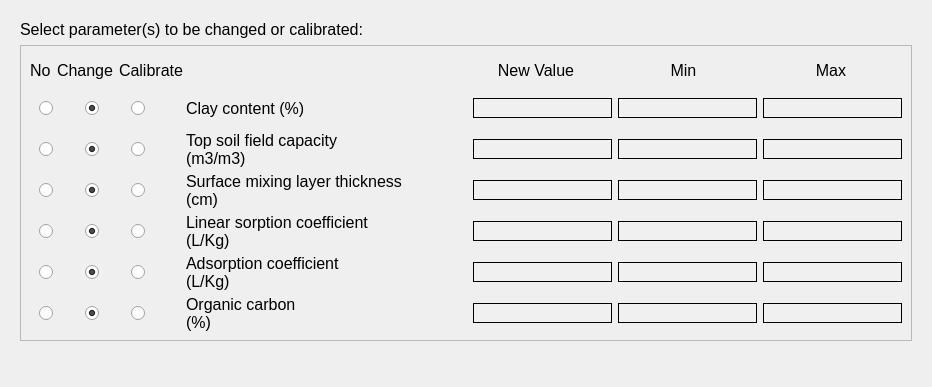
<?xml version="1.0" encoding="UTF-8"?>
<ui version="4.0">
 <class>Dialog</class>
 <widget class="QDialog" name="Dialog">
  <property name="geometry">
   <rect>
    <x>0</x>
    <y>0</y>
    <width>932</width>
    <height>387</height>
   </rect>
  </property>
  <property name="windowTitle">
   <string>Dialog</string>
  </property>
  <property name="styleSheet">
   <string notr="true">QLabel {
    font-family: 'Georgia'; /* Cambiar la fuente a Georgia */
    font-size: 16px; /* Cambiar el tamaño de la fuente */
    color: #000000; /* Color del texto (blanco) */
}

QLineEdit {
    font-family: 'Georgia'; /* Cambiar la fuente a Georgia */
    font-size: 14px; /* Cambiar el tamaño de la fuente */
    color: #000000; /* Color del texto (blanco) */
    background-color: #f0f0f0; /* Color de fondo del QLineEdit */
    border: 1px solid #000000; /* Borde blanco */
}

QComboBox {
    font-family: 'Georgia'; /* Cambiar la fuente a Georgia */
    font-size: 14px; /* Cambiar el tamaño de la fuente */
    color: #000000; /* Color del texto (blanco) */
    background-color: #cfd4da; /* Fondo oscuro del ComboBox */
}

QRadioButton {
    font-family: 'Georgia'; /* Cambiar la fuente a Georgia */
    font-size: 14px; /* Cambiar el tamaño de la fuente */
    color: #000000; /* Color del texto (blanco) */
}

QCheckBox {
    font-family: 'Georgia'; /* Cambiar la fuente a Georgia */
    font-size: 14px; /* Cambiar el tamaño de la fuente */
    color: #000000; /* Color del texto (blanco) */
}

/* Cambiar la fuente y estilo de los QPushButton */
QPushButton {
    font-family: 'Georgia'; /* Cambiar la fuente */
    font-size: 14px; /* Cambiar el tamaño de la fuente */
    color: #000000; /* Color del texto negro */
    background-color: #cfd4da; /* Fondo gris claro */
    border: 1px solid #a1a6ad; /* Borde gris medio */
    border-radius: 5px; /* Bordes redondeados */
    padding: 5px; /* Espaciado interno */
}

/* Estilo cuando el ratón pasa sobre el botón */
QPushButton:hover {
    color: #000000; /* Mantener el texto negro */
    background-color: #b7bcc3; /* Fondo gris un poco más oscuro al pasar el mouse */
}

/* Estilo cuando el botón está presionado */
QPushButton:pressed {
    background-color: #a6acb3; /* Fondo ligeramente más oscuro al presionar */
    color: #000000; /* Mantener el texto negro cuando se presiona */
}



/* Estilo general para QTableWidget y QTableView */
QTableWidget, QTableView {
    font-family: 'Georgia'; /* Cambiar la fuente a Georgia */
    font-size: 14px; /* Tamaño de la fuente */
    color: #000000; /* Color del texto negro */
    background-color: #e6e9ed; /* Fondo gris claro para la tabla */
    gridline-color: #a1a6ad; /* Color de las líneas de la tabla (gris medio) */
    selection-background-color: #b7bcc3; /* Color de fondo cuando se selecciona una celda (gris suave) */
    selection-color: #000000; /* Color del texto cuando la celda está seleccionada (negro) */
}

/* Estilo para el encabezado horizontal de la tabla */
QHeaderView::section {
    font-family: 'Georgia'; /* Cambiar la fuente a Georgia */
    font-size: 14px; /* Tamaño de la fuente */
    color: #000000; /* Color del texto negro */
    background-color: #cfd4da; /* Fondo gris claro del encabezado */
    border: 1px solid #a1a6ad; /* Borde gris medio entre las secciones */
    padding: 4px; /* Espaciado interno en el encabezado */
}

/* Estilo para las celdas de la tabla al pasar el mouse */
QTableWidget::item:hover, QTableView::item:hover {
    background-color: #b7bcc3; /* Fondo gris suave al pasar el mouse */
    color: #000000; /* Mantener el texto negro */
}

/* Estilo para las celdas cuando están seleccionadas */
QTableWidget::item:selected, QTableView::item:selected {
    background-color: #a6acb3; /* Fondo gris intermedio cuando está seleccionado */
    color: #000000; /* Texto negro cuando está seleccionado */
}

/* Ajustar el tamaño de las celdas */
QTableWidget::item, QTableView::item {
    padding: 4px; /* Espaciado interno de las celdas */
}

/* Estilo para el borde inferior de la tabla */
QTableCornerButton::section {
    background-color: #cfd4da; /* Fondo del botón de esquina */
    border: 1px solid #a1a6ad; /* Borde gris medio del botón de esquina */
}</string>
  </property>
  <layout class="QGridLayout" name="gridLayout">
   <item row="0" column="0">
    <widget class="QScrollArea" name="scrollArea_2">
     <property name="styleSheet">
      <string notr="true"/>
     </property>
     <property name="frameShape">
      <enum>QFrame::NoFrame</enum>
     </property>
     <property name="widgetResizable">
      <bool>true</bool>
     </property>
     <widget class="QWidget" name="scrollAreaWidgetContents_2">
      <property name="geometry">
       <rect>
        <x>0</x>
        <y>0</y>
        <width>914</width>
        <height>369</height>
       </rect>
      </property>
      <layout class="QGridLayout" name="gridLayout_71">
       <item row="1" column="0">
        <widget class="QLabel" name="label_100">
         <property name="text">
          <string>Select parameter(s) to be changed or calibrated:</string>
         </property>
        </widget>
       </item>
       <item row="3" column="0">
        <spacer name="verticalSpacer">
         <property name="orientation">
          <enum>Qt::Vertical</enum>
         </property>
         <property name="sizeHint" stdset="0">
          <size>
           <width>20</width>
           <height>40</height>
          </size>
         </property>
        </spacer>
       </item>
       <item row="2" column="0" colspan="2">
        <widget class="QFrame" name="frame_51">
         <property name="frameShape">
          <enum>QFrame::StyledPanel</enum>
         </property>
         <property name="frameShadow">
          <enum>QFrame::Raised</enum>
         </property>
         <layout class="QGridLayout" name="gridLayout_70">
          <item row="2" column="0" colspan="2">
           <layout class="QHBoxLayout" name="horizontalLayout_114">
            <item>
             <widget class="QFrame" name="frame_46">
              <property name="minimumSize">
               <size>
                <width>150</width>
                <height>0</height>
               </size>
              </property>
              <property name="frameShape">
               <enum>QFrame::NoFrame</enum>
              </property>
              <property name="frameShadow">
               <enum>QFrame::Raised</enum>
              </property>
              <layout class="QGridLayout" name="gridLayout_65">
               <item row="0" column="0">
                <layout class="QHBoxLayout" name="horizontalLayout_101">
                 <item>
                  <widget class="QRadioButton" name="no_clay">
                   <property name="text">
                    <string/>
                   </property>
                   <property name="checked">
                    <bool>false</bool>
                   </property>
                  </widget>
                 </item>
                 <item>
                  <widget class="QRadioButton" name="change_clay">
                   <property name="text">
                    <string/>
                   </property>
                   <property name="checked">
                    <bool>true</bool>
                   </property>
                  </widget>
                 </item>
                 <item>
                  <widget class="QRadioButton" name="calibrate_clay">
                   <property name="text">
                    <string/>
                   </property>
                  </widget>
                 </item>
                </layout>
               </item>
              </layout>
             </widget>
            </item>
            <item>
             <widget class="QLabel" name="label_114">
              <property name="minimumSize">
               <size>
                <width>281</width>
                <height>35</height>
               </size>
              </property>
              <property name="text">
               <string>Clay content (%)</string>
              </property>
             </widget>
            </item>
            <item>
             <widget class="QLineEdit" name="new_clay">
              <property name="alignment">
               <set>Qt::AlignCenter</set>
              </property>
             </widget>
            </item>
            <item>
             <widget class="QLineEdit" name="min_clay">
              <property name="alignment">
               <set>Qt::AlignCenter</set>
              </property>
             </widget>
            </item>
            <item>
             <widget class="QLineEdit" name="max_clay">
              <property name="alignment">
               <set>Qt::AlignCenter</set>
              </property>
             </widget>
            </item>
           </layout>
          </item>
          <item row="3" column="0" colspan="2">
           <layout class="QHBoxLayout" name="horizontalLayout_112">
            <item>
             <widget class="QFrame" name="frame_48">
              <property name="minimumSize">
               <size>
                <width>150</width>
                <height>0</height>
               </size>
              </property>
              <property name="frameShape">
               <enum>QFrame::NoFrame</enum>
              </property>
              <property name="frameShadow">
               <enum>QFrame::Raised</enum>
              </property>
              <layout class="QGridLayout" name="gridLayout_67">
               <item row="0" column="0">
                <layout class="QHBoxLayout" name="horizontalLayout_103">
                 <item>
                  <widget class="QRadioButton" name="no_top">
                   <property name="text">
                    <string/>
                   </property>
                   <property name="checked">
                    <bool>false</bool>
                   </property>
                  </widget>
                 </item>
                 <item>
                  <widget class="QRadioButton" name="change_top">
                   <property name="text">
                    <string/>
                   </property>
                   <property name="checked">
                    <bool>true</bool>
                   </property>
                  </widget>
                 </item>
                 <item>
                  <widget class="QRadioButton" name="calibrate_top">
                   <property name="text">
                    <string/>
                   </property>
                  </widget>
                 </item>
                </layout>
               </item>
              </layout>
             </widget>
            </item>
            <item>
             <widget class="QLabel" name="label_112">
              <property name="minimumSize">
               <size>
                <width>281</width>
                <height>35</height>
               </size>
              </property>
              <property name="text">
               <string>Top soil field capacity 
(m3/m3)</string>
              </property>
             </widget>
            </item>
            <item>
             <widget class="QLineEdit" name="new_top">
              <property name="alignment">
               <set>Qt::AlignCenter</set>
              </property>
             </widget>
            </item>
            <item>
             <widget class="QLineEdit" name="min_top">
              <property name="alignment">
               <set>Qt::AlignCenter</set>
              </property>
             </widget>
            </item>
            <item>
             <widget class="QLineEdit" name="max_top">
              <property name="alignment">
               <set>Qt::AlignCenter</set>
              </property>
             </widget>
            </item>
           </layout>
          </item>
          <item row="7" column="0" colspan="2">
           <layout class="QHBoxLayout" name="horizontalLayout_110">
            <item>
             <widget class="QFrame" name="frame_43">
              <property name="minimumSize">
               <size>
                <width>150</width>
                <height>0</height>
               </size>
              </property>
              <property name="frameShape">
               <enum>QFrame::NoFrame</enum>
              </property>
              <property name="frameShadow">
               <enum>QFrame::Raised</enum>
              </property>
              <layout class="QGridLayout" name="gridLayout_62">
               <item row="0" column="0">
                <layout class="QHBoxLayout" name="horizontalLayout_98">
                 <item>
                  <widget class="QRadioButton" name="no_organic">
                   <property name="text">
                    <string/>
                   </property>
                   <property name="checked">
                    <bool>false</bool>
                   </property>
                  </widget>
                 </item>
                 <item>
                  <widget class="QRadioButton" name="change_organic">
                   <property name="text">
                    <string/>
                   </property>
                   <property name="checked">
                    <bool>true</bool>
                   </property>
                  </widget>
                 </item>
                 <item>
                  <widget class="QRadioButton" name="calibrate_organic">
                   <property name="text">
                    <string/>
                   </property>
                  </widget>
                 </item>
                </layout>
               </item>
              </layout>
             </widget>
            </item>
            <item>
             <widget class="QLabel" name="label_110">
              <property name="minimumSize">
               <size>
                <width>281</width>
                <height>35</height>
               </size>
              </property>
              <property name="text">
               <string>Organic carbon
(%)</string>
              </property>
             </widget>
            </item>
            <item>
             <widget class="QLineEdit" name="new_organic">
              <property name="alignment">
               <set>Qt::AlignCenter</set>
              </property>
             </widget>
            </item>
            <item>
             <widget class="QLineEdit" name="min_organic">
              <property name="alignment">
               <set>Qt::AlignCenter</set>
              </property>
             </widget>
            </item>
            <item>
             <widget class="QLineEdit" name="max_organic">
              <property name="alignment">
               <set>Qt::AlignCenter</set>
              </property>
             </widget>
            </item>
           </layout>
          </item>
          <item row="4" column="0" colspan="2">
           <layout class="QHBoxLayout" name="horizontalLayout_115">
            <item>
             <widget class="QFrame" name="frame_44">
              <property name="minimumSize">
               <size>
                <width>150</width>
                <height>0</height>
               </size>
              </property>
              <property name="frameShape">
               <enum>QFrame::NoFrame</enum>
              </property>
              <property name="frameShadow">
               <enum>QFrame::Raised</enum>
              </property>
              <layout class="QGridLayout" name="gridLayout_63">
               <item row="0" column="0">
                <layout class="QHBoxLayout" name="horizontalLayout_99">
                 <item>
                  <widget class="QRadioButton" name="no_mixing">
                   <property name="text">
                    <string/>
                   </property>
                   <property name="checked">
                    <bool>false</bool>
                   </property>
                  </widget>
                 </item>
                 <item>
                  <widget class="QRadioButton" name="change_mixing">
                   <property name="text">
                    <string/>
                   </property>
                   <property name="checked">
                    <bool>true</bool>
                   </property>
                  </widget>
                 </item>
                 <item>
                  <widget class="QRadioButton" name="calibrate_mixing">
                   <property name="text">
                    <string/>
                   </property>
                  </widget>
                 </item>
                </layout>
               </item>
              </layout>
             </widget>
            </item>
            <item>
             <widget class="QLabel" name="label_115">
              <property name="minimumSize">
               <size>
                <width>281</width>
                <height>35</height>
               </size>
              </property>
              <property name="text">
               <string>Surface mixing layer thickness 
(cm)</string>
              </property>
             </widget>
            </item>
            <item>
             <widget class="QLineEdit" name="new_mixing">
              <property name="alignment">
               <set>Qt::AlignCenter</set>
              </property>
             </widget>
            </item>
            <item>
             <widget class="QLineEdit" name="min_mixing">
              <property name="alignment">
               <set>Qt::AlignCenter</set>
              </property>
             </widget>
            </item>
            <item>
             <widget class="QLineEdit" name="max_mixing">
              <property name="alignment">
               <set>Qt::AlignCenter</set>
              </property>
             </widget>
            </item>
           </layout>
          </item>
          <item row="6" column="0" colspan="2">
           <layout class="QHBoxLayout" name="horizontalLayout_106">
            <item>
             <widget class="QFrame" name="frame_47">
              <property name="minimumSize">
               <size>
                <width>150</width>
                <height>0</height>
               </size>
              </property>
              <property name="frameShape">
               <enum>QFrame::NoFrame</enum>
              </property>
              <property name="frameShadow">
               <enum>QFrame::Raised</enum>
              </property>
              <layout class="QGridLayout" name="gridLayout_66">
               <item row="0" column="0">
                <layout class="QHBoxLayout" name="horizontalLayout_102">
                 <item>
                  <widget class="QRadioButton" name="no_adsorption">
                   <property name="text">
                    <string/>
                   </property>
                   <property name="checked">
                    <bool>false</bool>
                   </property>
                  </widget>
                 </item>
                 <item>
                  <widget class="QRadioButton" name="change_adsorption">
                   <property name="text">
                    <string/>
                   </property>
                   <property name="checked">
                    <bool>true</bool>
                   </property>
                  </widget>
                 </item>
                 <item>
                  <widget class="QRadioButton" name="calibrate_adsorption">
                   <property name="text">
                    <string/>
                   </property>
                  </widget>
                 </item>
                </layout>
               </item>
              </layout>
             </widget>
            </item>
            <item>
             <widget class="QLabel" name="label_104">
              <property name="minimumSize">
               <size>
                <width>281</width>
                <height>35</height>
               </size>
              </property>
              <property name="text">
               <string>Adsorption coefficient 
(L/Kg)</string>
              </property>
             </widget>
            </item>
            <item>
             <widget class="QLineEdit" name="new_adsorption">
              <property name="alignment">
               <set>Qt::AlignCenter</set>
              </property>
             </widget>
            </item>
            <item>
             <widget class="QLineEdit" name="min_adsorption">
              <property name="alignment">
               <set>Qt::AlignCenter</set>
              </property>
             </widget>
            </item>
            <item>
             <widget class="QLineEdit" name="max_adsorption">
              <property name="alignment">
               <set>Qt::AlignCenter</set>
              </property>
             </widget>
            </item>
           </layout>
          </item>
          <item row="5" column="0" colspan="2">
           <layout class="QHBoxLayout" name="horizontalLayout_108">
            <item>
             <widget class="QFrame" name="frame_45">
              <property name="minimumSize">
               <size>
                <width>150</width>
                <height>0</height>
               </size>
              </property>
              <property name="frameShape">
               <enum>QFrame::NoFrame</enum>
              </property>
              <property name="frameShadow">
               <enum>QFrame::Raised</enum>
              </property>
              <layout class="QGridLayout" name="gridLayout_64">
               <item row="0" column="0">
                <layout class="QHBoxLayout" name="horizontalLayout_100">
                 <item>
                  <widget class="QRadioButton" name="no_linear">
                   <property name="text">
                    <string/>
                   </property>
                   <property name="checked">
                    <bool>false</bool>
                   </property>
                  </widget>
                 </item>
                 <item>
                  <widget class="QRadioButton" name="change_linear">
                   <property name="text">
                    <string/>
                   </property>
                   <property name="checked">
                    <bool>true</bool>
                   </property>
                  </widget>
                 </item>
                 <item>
                  <widget class="QRadioButton" name="calibrate_linear">
                   <property name="text">
                    <string/>
                   </property>
                  </widget>
                 </item>
                </layout>
               </item>
              </layout>
             </widget>
            </item>
            <item>
             <widget class="QLabel" name="label_106">
              <property name="minimumSize">
               <size>
                <width>281</width>
                <height>35</height>
               </size>
              </property>
              <property name="text">
               <string>Linear sorption coefficient 
(L/Kg)</string>
              </property>
             </widget>
            </item>
            <item>
             <widget class="QLineEdit" name="new_linear">
              <property name="alignment">
               <set>Qt::AlignCenter</set>
              </property>
             </widget>
            </item>
            <item>
             <widget class="QLineEdit" name="min_linear">
              <property name="alignment">
               <set>Qt::AlignCenter</set>
              </property>
             </widget>
            </item>
            <item>
             <widget class="QLineEdit" name="max_linear">
              <property name="alignment">
               <set>Qt::AlignCenter</set>
              </property>
             </widget>
            </item>
           </layout>
          </item>
          <item row="1" column="0" colspan="2">
           <layout class="QHBoxLayout" name="horizontalLayout_109">
            <item>
             <layout class="QHBoxLayout" name="horizontalLayout_97">
              <item>
               <widget class="QLabel" name="label_101">
                <property name="text">
                 <string>No</string>
                </property>
               </widget>
              </item>
              <item>
               <widget class="QLabel" name="label_102">
                <property name="text">
                 <string>Change</string>
                </property>
               </widget>
              </item>
              <item>
               <widget class="QLabel" name="label_103">
                <property name="text">
                 <string>Calibrate</string>
                </property>
               </widget>
              </item>
             </layout>
            </item>
            <item>
             <widget class="QWidget" name="widget_5" native="true">
              <property name="minimumSize">
               <size>
                <width>270</width>
                <height>0</height>
               </size>
              </property>
             </widget>
            </item>
            <item>
             <widget class="QLabel" name="label_107">
              <property name="minimumSize">
               <size>
                <width>90</width>
                <height>30</height>
               </size>
              </property>
              <property name="text">
               <string>New Value</string>
              </property>
              <property name="alignment">
               <set>Qt::AlignCenter</set>
              </property>
             </widget>
            </item>
            <item>
             <widget class="QLabel" name="label_108">
              <property name="minimumSize">
               <size>
                <width>70</width>
                <height>0</height>
               </size>
              </property>
              <property name="text">
               <string>Min</string>
              </property>
              <property name="alignment">
               <set>Qt::AlignCenter</set>
              </property>
             </widget>
            </item>
            <item>
             <widget class="QLabel" name="label_109">
              <property name="minimumSize">
               <size>
                <width>54</width>
                <height>0</height>
               </size>
              </property>
              <property name="text">
               <string>Max</string>
              </property>
              <property name="alignment">
               <set>Qt::AlignCenter</set>
              </property>
             </widget>
            </item>
           </layout>
          </item>
         </layout>
        </widget>
       </item>
      </layout>
     </widget>
    </widget>
   </item>
  </layout>
 </widget>
 <resources/>
 <connections/>
</ui>
